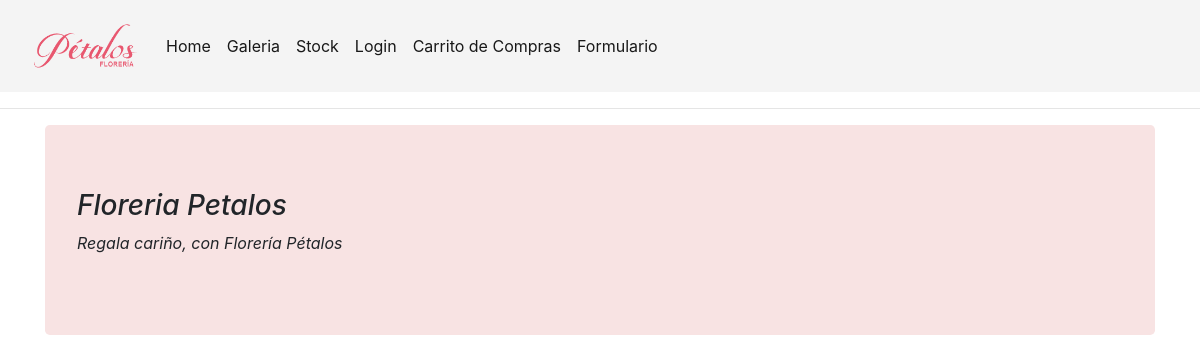
/galeria/, run on an earlier commit of the app's database.
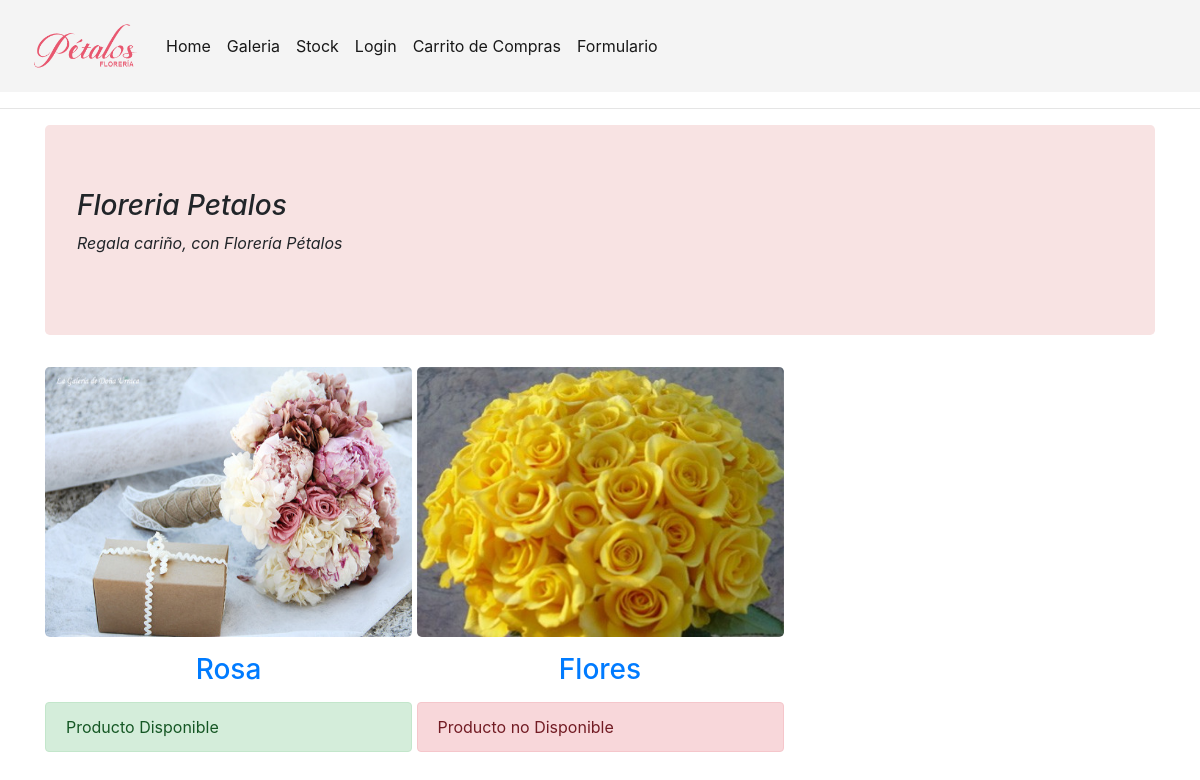
And on a later commit of the database.
### floreria/models.py (models this page shows, shortened)
class Flores(models.Model):
    name=models.CharField(max_length=100,primary_key=True)
    valor=models.IntegerField()
    descripcion=models.TextField()
    estado=models.CharField(max_length=1)
    stock=models.IntegerField()
    imagen=models.ImageField(upload_to="media",null=False)

### floreria/views.py (the view)
# urls.py: path('galeria/',galeria,name='galeria'),
def galeria(request):
    flores=Flores.objects.all()
    return render(request,'core/galeria.html',{'listaFlores':flores})

### floreria/templates/core/galeria.html (shortened to what this page needs)
{% extends "core/base.html" %}
{% load static %}
{% block contenido %}
<div class="container">
    <div class="jumbotron" style="background-color: rgb(248, 227, 227);">
        <h3><em>Floreria Petalos</em></h3>
        <p><em>Regala cariño, con Florería Pétalos</em></p>
    </div>
</div>
<div class="container">
    <div class="row">
        <div class="col-md-12">
            <div class="mdb-lightbox no-margin">
                {% for f in listaFlores %}
                <a class="black-text" href="#">
                    <figure class="figure">
                        <img alt="Responsive image" src="{{ f.imagen.url }}" width="367" height="270" class="rounded-lg"
                            data-toggle="modal" data-target="#{{ f.name }}" data-id="{{ f.name }}" />
                        <h3 class="text-center my-3">{{f.name}}</h3>
                </a>
                {% if f.estado == "D" %}
                <div class="alert alert-success" role="alert">
                    Producto Disponible
                </div>
                {% endif %}
                {% if f.estado == "N" %}
                <div class="alert alert-danger" role="alert">
                    Producto no Disponible
                </div>
                {% endif %}
                {% endfor %}
            </div>
        </div>
    </div>
</div>
{% endblock contenido %}

### floreria/templates/core/base.html (shortened to what this page needs)
<!DOCTYPE html>
<html lang="en">
{% load static %}
<head>
    <link rel="stylesheet" href="https://stackpath.bootstrapcdn.com/bootstrap/4.3.1/css/bootstrap.min.css">
</head>
<body>
    <nav class="navbar navbar-light" style="background-color:#F4F4F4;">
            <nav class="navbar navbar-expand-lg " >
            <a class="navbar-brand " href="#">
            <img src="{% static 'core/img/logo-floreria.png' %}" width="110" height="50" class="d-inline-block align-top" >
            </a>
            <div class="collapse navbar-collapse " id="navbarSupportedContent" >
                <ul class="navbar-nav mr-auto">
                <li class="nav-item active">
                    <a class="nav-link" href="{% url 'home' %}">Home <span class="sr-only">(current)</span></a>
                </li>
                <li class="nav-item active">
                    <a class="nav-link" href="{% url 'galeria' %}">Galeria <span class="sr-only">(current)</span></a>
                </li>
                <li class="nav-item active">
                    <a class="nav-link" href="{% url 'home' %}">Stock <span class="sr-only">(current)</span></a>
                </li>
                <li class="nav-item active">
                    <a class="nav-link" href="{% url 'home' %}">Login <span class="sr-only">(current)</span></a>
                </li>
                <li class="nav-item active">
                    <a class="nav-link" href="{% url 'home' %}">Carrito de Compras <span class="sr-only">(current)</span></a>
                </li>
                <li class="nav-item active">
                    <a class="nav-link" href="{% url 'formulario' %}">Formulario <span class="sr-only">(current)</span></a>
                </li>
                </ul>
            </div>
        </nav>
    </nav>
    <hr>
    <section>
        {% block contenido %}
        {% endblock contenido %}
    </section>
</body>
</html>

What changed in the data, as far as the page shows it:
added Flores: imagen (picture), name "Rosa", estado "Producto Disponible"
added Flores: imagen (picture), name "Flores", estado "Producto no Disponible"
